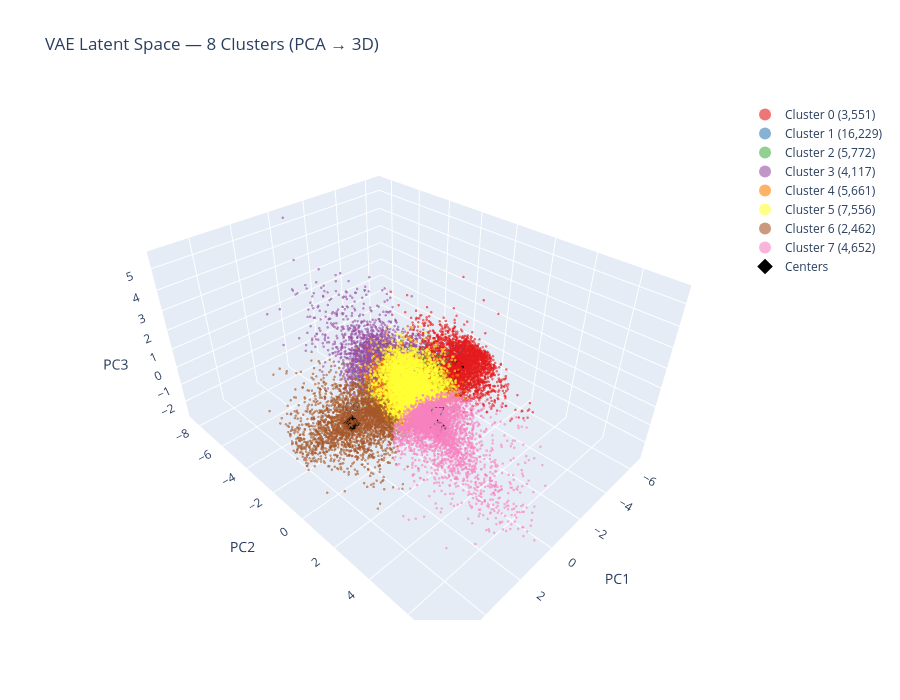

Here is the notebook cell this chart was saved with:
### Code cell
from sklearn.cluster import KMeans
from sklearn.decomposition import PCA
import plotly.graph_objects as go
import plotly.express as px

# ── Encode a subsample into VAE latent space ──────────────────────────────────
N_VIS = 50_000
_vis_rng = np.random.default_rng(0)
_vis_idx = _vis_rng.choice(len(X_flat), size=N_VIS, replace=False)

Z_vis = encode_motion(X_flat[_vis_idx])  # (N_VIS, 17)

# ── Cluster in full latent space ──────────────────────────────────────────────
N_CLUSTERS = 8

km = KMeans(n_clusters=N_CLUSTERS, n_init=10, random_state=42)
labels = km.fit_predict(Z_vis)

# ── Reduce to 3D for visualization ───────────────────────────────────────────
pca_3d = PCA(n_components=3)
Z_3d = pca_3d.fit_transform(Z_vis)

print(f"3D PCA explains {pca_3d.explained_variance_ratio_.sum()*100:.1f}% of latent variance")

# ── Interactive 3D scatter ────────────────────────────────────────────────────
fig = go.Figure()

colors = px.colors.qualitative.Set1

for c in range(N_CLUSTERS):
    mask = labels == c
    fig.add_trace(go.Scatter3d(
        x=Z_3d[mask, 0],
        y=Z_3d[mask, 1],
        z=Z_3d[mask, 2],
        mode='markers',
        marker=dict(size=1.5, color=colors[c % len(colors)], opacity=0.6),
        name=f'Cluster {c} ({mask.sum():,})',
        text=[f'idx={_vis_idx[i]}' for i in np.where(mask)[0]],
        hoverinfo='text+name',
    ))

# Add cluster centers
centers_3d = pca_3d.transform(km.cluster_centers_)
fig.add_trace(go.Scatter3d(
    x=centers_3d[:, 0],
    y=centers_3d[:, 1],
    z=centers_3d[:, 2],
    mode='markers+text',
    marker=dict(size=6, color='black', symbol='diamond'),
    text=[f'C{i}' for i in range(N_CLUSTERS)],
    textposition='top center',
    name='Centers',
    hoverinfo='text',
))

fig.update_layout(
    title=f'VAE Latent Space — {N_CLUSTERS} Clusters (PCA → 3D)',
    scene=dict(
        xaxis_title='PC1',
        yaxis_title='PC2',
        zaxis_title='PC3',
    ),
    width=900, height=700,
    legend=dict(itemsizing='constant'),
)
fig.show()

### Figure 1 — Plotly figure (JSON) as saved in the notebook; plotly's stock layout.template omitted (floating-point values rounded to 4 significant figures; data arrays with more than 128 entries replaced by an {"elided": "..."} marker saying what was removed)
{"data": [{"hoverinfo": "text+name", "marker": {"color": "rgb(228,26,28)", "opacity": 0.6, "size": 1.5}, "mode": "markers", "name": "Cluster 0 (3,551)", "text": {"elided": "3551 str values"}, "type": "scatter3d", "x": {"elided": "3551 float values"}, "y": {"elided": "3551 float values"}, "z": {"elided": "3551 float values"}}, {"hoverinfo": "text+name", "marker": {"color": "rgb(55,126,184)", "opacity": 0.6, "size": 1.5}, "mode": "markers", "name": "Cluster 1 (16,229)", "text": {"elided": "16229 str values"}, "type": "scatter3d", "x": {"elided": "16229 float values"}, "y": {"elided": "16229 float values"}, "z": {"elided": "16229 float values"}}, {"hoverinfo": "text+name", "marker": {"color": "rgb(77,175,74)", "opacity": 0.6, "size": 1.5}, "mode": "markers", "name": "Cluster 2 (5,772)", "text": {"elided": "5772 str values"}, "type": "scatter3d", "x": {"elided": "5772 float values"}, "y": {"elided": "5772 float values"}, "z": {"elided": "5772 float values"}}, {"hoverinfo": "text+name", "marker": {"color": "rgb(152,78,163)", "opacity": 0.6, "size": 1.5}, "mode": "markers", "name": "Cluster 3 (4,117)", "text": {"elided": "4117 str values"}, "type": "scatter3d", "x": {"elided": "4117 float values"}, "y": {"elided": "4117 float values"}, "z": {"elided": "4117 float values"}}, {"hoverinfo": "text+name", "marker": {"color": "rgb(255,127,0)", "opacity": 0.6, "size": 1.5}, "mode": "markers", "name": "Cluster 4 (5,661)", "text": {"elided": "5661 str values"}, "type": "scatter3d", "x": {"elided": "5661 float values"}, "y": {"elided": "5661 float values"}, "z": {"elided": "5661 float values"}}, {"hoverinfo": "text+name", "marker": {"color": "rgb(255,255,51)", "opacity": 0.6, "size": 1.5}, "mode": "markers", "name": "Cluster 5 (7,556)", "text": {"elided": "7556 str values"}, "type": "scatter3d", "x": {"elided": "7556 float values"}, "y": {"elided": "7556 float values"}, "z": {"elided": "7556 float values"}}, {"hoverinfo": "text+name", "marker": {"color": "rgb(166,86,40)", "opacity": 0.6, "size": 1.5}, "mode": "markers", "name": "Cluster 6 (2,462)", "text": {"elided": "2462 str values"}, "type": "scatter3d", "x": {"elided": "2462 float values"}, "y": {"elided": "2462 float values"}, "z": {"elided": "2462 float values"}}, {"hoverinfo": "text+name", "marker": {"color": "rgb(247,129,191)", "opacity": 0.6, "size": 1.5}, "mode": "markers", "name": "Cluster 7 (4,652)", "text": {"elided": "4652 str values"}, "type": "scatter3d", "x": {"elided": "4652 float values"}, "y": {"elided": "4652 float values"}, "z": {"elided": "4652 float values"}}, {"hoverinfo": "text", "marker": {"color": "black", "size": 6, "symbol": "diamond"}, "mode": "markers+text", "name": "Centers", "text": ["C0", "C1", "C2", "C3", "C4", "C5", "C6", "C7"], "textposition": "top center", "type": "scatter3d", "x": [-2.884, -0.0335, 0.2364, 0.01171, 0.1608, -0.003987, 2.975, 0.2511], "y": [0.3286, -0.6654, 0.2881, -1.376, 0.2631, 0.3445, -0.09239, 2.099], "z": [0.3246, -0.9768, 0.6024, 1.053, 0.4501, 0.6673, 0.2735, -0.2954]}], "layout": {"height": 700, "legend": {"itemsizing": "constant"}, "scene": {"xaxis": {"title": {"text": "PC1"}}, "yaxis": {"title": {"text": "PC2"}}, "zaxis": {"title": {"text": "PC3"}}}, "title": {"text": "VAE Latent Space — 8 Clusters (PCA → 3D)"}, "width": 900}}
